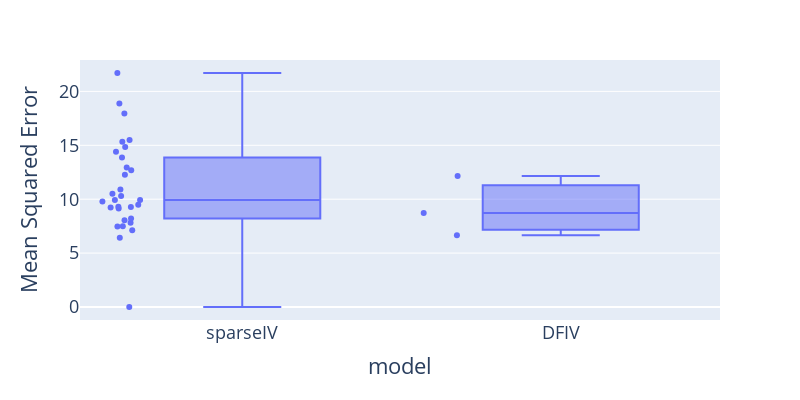

Source (notebook cell):
### Code cell
fig = px.box(df_merge, x='model', y='mse',
             points="all",
             height = 400, width = 800,
             labels={
                     "mode": "Algorithm",
                     "mse": "Mean Squared Error",
                 })
fig.update_layout(
    font=dict(
        size=18
    )
)
fig.show()
fig.write_image(f"{img_dir}/spaceiv_vanilla.pdf")

### Figure 1 — Plotly figure (JSON) as saved in the notebook; plotly's stock layout.template omitted (floating-point values rounded to 4 significant figures)
{"data": [{"alignmentgroup": "True", "boxpoints": "all", "hovertemplate": "model=%{x}<br>Mean Squared Error=%{y}<extra></extra>", "legendgroup": "", "marker": {"color": "#636efa"}, "name": "", "notched": false, "offsetgroup": "", "orientation": "v", "showlegend": false, "type": "box", "x": ["sparseIV", "sparseIV", "sparseIV", "sparseIV", "sparseIV", "sparseIV", "sparseIV", "sparseIV", "sparseIV", "sparseIV", "sparseIV", "sparseIV", "sparseIV", "sparseIV", "sparseIV", "sparseIV", "sparseIV", "sparseIV", "sparseIV", "sparseIV", "sparseIV", "sparseIV", "sparseIV", "sparseIV", "sparseIV", "sparseIV", "sparseIV", "sparseIV", "sparseIV", "sparseIV", "DFIV", "DFIV", "DFIV"], "x0": " ", "xaxis": "x", "y": [10.49, 9.784, 12.69, 15.5, 6.418, 9.238, 18.88, 14.85, 14.39, 12.28, 9.93, 7.477, 9.145, 7.487, 7.807, 9.303, 8.059, 15.32, 0.0005042, 8.208, 17.95, 9.933, 9.49, 9.269, 10.91, 13.86, 10.29, 7.111, 12.93, 21.71, 8.715, 12.16, 6.657], "y0": " ", "yaxis": "y"}], "layout": {"boxmode": "group", "font": {"size": 18}, "height": 400, "legend": {"tracegroupgap": 0}, "margin": {"t": 60}, "width": 800, "xaxis": {"anchor": "y", "domain": [0, 1], "title": {"text": "model"}}, "yaxis": {"anchor": "x", "domain": [0, 1], "title": {"text": "Mean Squared Error"}}}}
